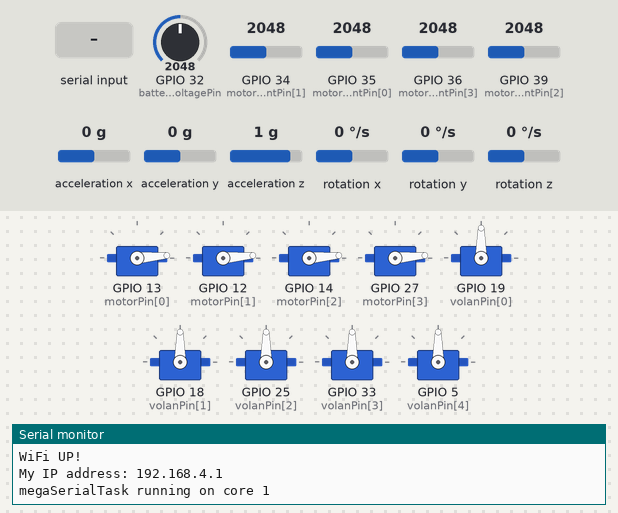
This program was run on a simulated ESP32. On the bench: 9 × servo, the last lines printed to the serial monitor. The inputs (shaded band) are chosen by the test bench; at power-on: GPIO 32 (batteryVoltagePin) = 2048, GPIO 34 (motorCurrentPin[1]) = 2048, GPIO 35 (motorCurrentPin[0]) = 2048, GPIO 36 (motorCurrentPin[3]) = 2048, GPIO 39 (motorCurrentPin[2]) = 2048, acceleration x 0 g, acceleration y 0 g, acceleration z 1 g, rotation x 0 °/s, rotation y 0 °/s, rotation z 0 °/s.

Above: at 8.2 s.
8.3 s: "90,45,200!" received over the second serial link
At 14.1 s:
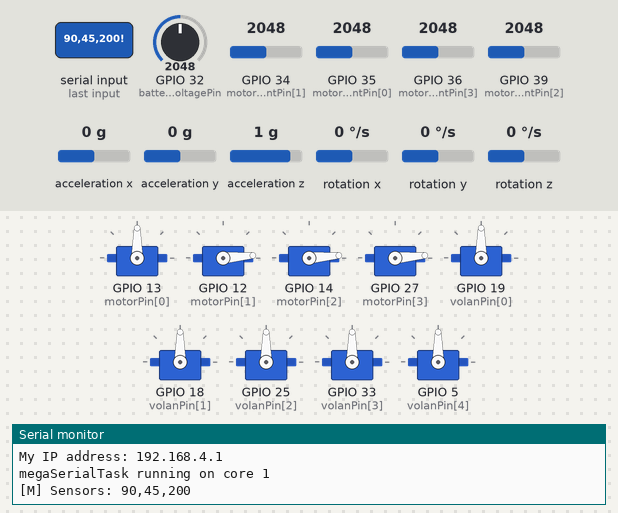
20.5 s: "90,45!" received over the second serial link
24.0 s: "90,45,200,10!" received over the second serial link
At 25.7 s:
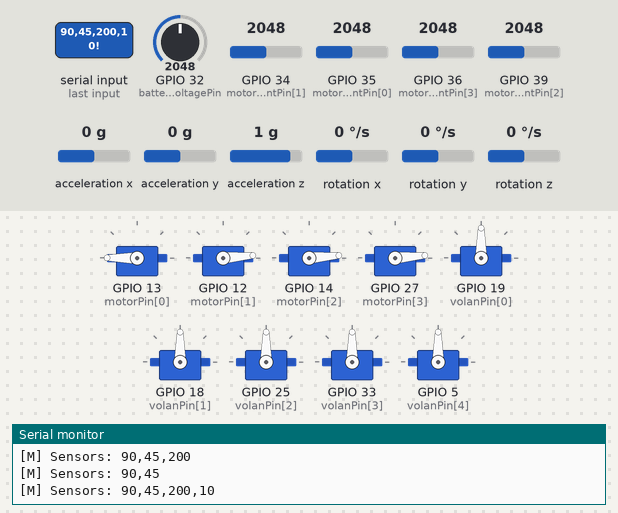
Timing chart, 0 to 32.5 s (numbered marks = the images above; inputs shaded):
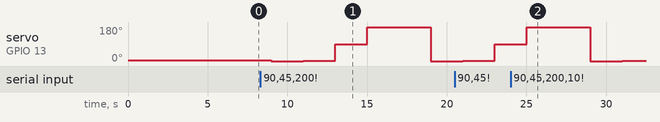

The program:

main.cpp
```cpp
#include <Arduino.h>
#include <ESP32Servo.h>
#include <WiFi.h>
#include <WebSocketsServer.h>
#include <String>
#include <ESPmDNS.h>
#include <WiFiUdp.h>
#include <ArduinoOTA.h>
#include <MPU6050_tockn.h>
#include <Wire.h>

//Task for reading sensor data from Arduino Mega
TaskHandle_t megaSerialTask;
void megaSerialTaskcode( void * pvParameters );

// Constants
const char* ssid = "CS Airlines";
//const char* ssid = "Airlines";
const char* password = "09876543";
String flightCommand = "m:0000s0:090s1:090s2:090s3:090s4:090r:0";

const int motorPin[]={13,12,14,27};
const int volanPin[]={19,18,25,33,5}; //s0-wing-left-19 s1-wing-right-18 s2-tail-left-17 s3-tail-right-16 s4-centar-5
const int motorCurrentPin[]={35,34,39,36};
const int batteryVoltagePin=32;

const int noMotors=4;
const int noVolans=5;
const int adcMax=4095;
const int pwmRes=1023;
const float maxADCVoltage=3.3;

const int lbnd[]={1784,1159,1642,1674};//const int lbnd[]={1765,1159,1628,1633};
const int ubnd[]={1880,1666,1737,2220};

const int lvlmt=30;
const int uvlmt=150;

const float maxBatteryVoltage=12.45;
const float minBatteryVoltage=9.4;
const double batteryCoef=100.0/(maxBatteryVoltage-minBatteryVoltage);
const long batteryVoltageR1=9940;
const long batteryVoltageR2=38200;

const int minMotorCurrent[]={2118,2124,2084,2084};
const int maxMotorCurrent[]={5000,5000,5000,5000};
const int maxCurrentMeter=20;

Servo motor[noMotors];
Servo volan[noVolans];

const int freq = 5000;
const int resolution = 10;

int wing,elevator,rudder;

// Globals
int i,refreshBtn = 0;
int wingsTogether = 1;

int volanAngle[] = {90,90,90,90,90};
long throtle, realThrotle, tempThrotle;
int rawMotorCurrentMeter[4],rawBatteryVoltage,batteryPercentage;
float motorCurrent[4],batteryVoltage;

WebSocketsServer webSocket = WebSocketsServer(80);
int pingPeriod = 200;
unsigned long timeLastPing = 0;

MPU6050 mpu6050(Wire); //Gyro

String megaSerialString;

// Called when receiving any WebSocket message
void onWebSocketEvent(uint8_t num, WStype_t type, uint8_t * payload, size_t length) {
  // Figure out the type of WebSocket event
  switch(type) {
    // Client has disconnected
    case WStype_DISCONNECTED:
      Serial.printf("[%u] Disconnected!\n", num);
      break;
    // New client has connected
    case WStype_CONNECTED:
      {
        IPAddress ip = webSocket.remoteIP(num);
        Serial.printf("[%u] Connection from ", num);
        Serial.println(ip.toString());
      }
      break;

    // Recived message from client
    case WStype_TEXT:
      Serial.printf("[%u] Command: %s\n", num, payload);
      //reinterpret_cast<char*>(payload);
      flightCommand = "" + String(reinterpret_cast<char*>(payload));
      //flightCommand = "m:0000w:000e:000t:000r:0z:1"
      throtle = flightCommand.substring(2,6).toInt();
      wing=flightCommand.substring(8,11).toInt();
      elevator=flightCommand.substring(13,16).toInt();
      rudder=flightCommand.substring(18,21).toInt();
      refreshBtn = flightCommand.substring(23,24).toInt();
      wingsTogether = flightCommand.substring(26,27).toInt();

      volanAngle[0] = 180 - wing;
      if (wingsTogether)
        volanAngle[1] = wing;
      else
        volanAngle[1] = 180 - wing;
      volanAngle[2] = 180 - elevator;
      volanAngle[3] = elevator;
      volanAngle[4] = rudder;

      //webSocket.broadcastTXT(flightCommand.c_str());
      //webSocket.sendTXT(0, flightCommand);
      break;

    // For everything else: do nothing
    case WStype_BIN:
    case WStype_ERROR:
    case WStype_FRAGMENT_TEXT_START:
    case WStype_FRAGMENT_BIN_START:
    case WStype_FRAGMENT:
    case WStype_FRAGMENT_FIN:
    default:
      break;
  }
}

void resetMotors(){
  for(i = 0; i < noMotors;i++){
    motor[i].writeMicroseconds(600);
  }
  delay(2000);
}

void setup() {
  // Start Serial ports
  Serial.begin(115200);
  Serial2.begin(9600);

  // start Gyro
  Wire.begin();

  //create a task that will be executed in the megaSerialTaskcode() function, with priority 1 and executed on core 1
                      // Task function,name of task,Stack size of task,parameter of the task, priority of the task, Task handle to keep track of created task,pin task to core
  xTaskCreatePinnedToCore(megaSerialTaskcode,"megaSerialTask",10000,NULL,1,&megaSerialTask,1);

  //Create access point
  WiFi.softAP(ssid, password);

  //OTA updatee handle
    ArduinoOTA
    .onStart([]() {
      String type;
      if (ArduinoOTA.getCommand() == U_FLASH)
        type = "sketch";
      else // U_SPIFFS
        type = "filesystem";

      // NOTE: if updating SPIFFS this would be the place to unmount SPIFFS using SPIFFS.end()
      Serial.println("Start updating " + type);
    })
    .onEnd([]() {
      Serial.println("\nEnd");
    })
    .onProgress([](unsigned int progress, unsigned int total) {
      Serial.printf("Progress: %u%%\r", (progress / (total / 100)));
    })
    .onError([](ota_error_t error) {
      Serial.printf("Error[%u]: ", error);
      if (error == OTA_AUTH_ERROR) Serial.println("Auth Failed");
      else if (error == OTA_BEGIN_ERROR) Serial.println("Begin Failed");
      else if (error == OTA_CONNECT_ERROR) Serial.println("Connect Failed");
      else if (error == OTA_RECEIVE_ERROR) Serial.println("Receive Failed");
      else if (error == OTA_END_ERROR) Serial.println("End Failed");
    });

  ArduinoOTA.begin();

  // Print our IP address
  Serial.println("WiFi UP!");
  Serial.print("My IP address: ");
  Serial.println(WiFi.softAPIP());

  for(i = 0; i < noMotors; i++){
    motor[i].attach(motorPin[i]);
  }
  resetMotors();

  for(i = 0; i < noVolans; i++){
    volan[i].attach(volanPin[i]);
  }

  mpu6050.begin();
  mpu6050.calcGyroOffsets();
  pinMode(batteryVoltagePin,INPUT);

  for(i = 0; i < noMotors; i++){
    pinMode(motorCurrentPin[i],INPUT);
  }

  // Start WebSocket server and assign callback
  webSocket.begin();
  webSocket.onEvent(onWebSocketEvent);

 delay(2000);
}

//megaSerialTaskcode: blinks an LED every 700 ms
void megaSerialTaskcode( void * pvParameters ){
  if(Serial.availableForWrite()){
    Serial.print("megaSerialTask running on core ");
    Serial.println(xPortGetCoreID());
  }

  for(;;){
    // put your main code here, to run repeatedly:
    if(Serial2.available()){
      megaSerialString = Serial2.readStringUntil('!');
	    megaSerialString = "[M] Sensors: " + megaSerialString;
      if(Serial.availableForWrite()){
        Serial.println(megaSerialString);
      }
    }
	delay(200);
  }
}

void loop() {
    //OTA update handle
  ArduinoOTA.handle();

  // Look to handle WebSocket data
  webSocket.loop();

  if(refreshBtn)
    resetMotors();

  tempThrotle=throtle;
  /*
  for(i = 0; i < noMotors;i++){
    realThrotle=map(tempThrotle,0,100,lbnd[i],ubnd[i]);
    if(tempThrotle==0)
      motor[i].writeMicroseconds(lbnd[i]-100);
    else
      motor[i].writeMicroseconds(realThrotle);
  }
  */
  delay(2000);
  motor[0].write(0);
  delay(2000);
  motor[0].write(1);
  delay(2000);
  motor[0].write(90);
  delay(2000);
  motor[0].write(180);
  delay(2000);
  motor[0].write(360);

  rawBatteryVoltage=analogRead(batteryVoltagePin);
  float Vin=rawBatteryVoltage*maxADCVoltage/adcMax;
  batteryVoltage=Vin*(batteryVoltageR1+batteryVoltageR2)/batteryVoltageR1;
  batteryPercentage=batteryVoltage*batteryCoef-minBatteryVoltage*batteryCoef;
  batteryPercentage=constrain(batteryPercentage,1,100);

  for(i = 0; i < noMotors;i++){
    rawMotorCurrentMeter[i]=analogRead(motorCurrentPin[i]);
    motorCurrent[i]=map(rawMotorCurrentMeter[i],minMotorCurrent[i],adcMax,0.0,maxCurrentMeter);
  }

  for(i=0;i<noVolans;i++){
    volan[i].write(constrain(map(volanAngle[i],0,180,lvlmt,uvlmt),lvlmt,uvlmt));
  }

  //get Gyro reading
  mpu6050.update();

  //ping connected clients
  if(millis() > timeLastPing + pingPeriod){
    double iks=mpu6050.getAngleX();
    double ipsilon=mpu6050.getAngleY();
        timeLastPing = millis();
        webSocket.broadcastTXT(megaSerialString +
        "offsetX: " + String(mpu6050.getGyroXoffset() ) + "offsetY: " + String(mpu6050.getGyroYoffset()) +
        "rawBatteryVoltage: " + String(rawBatteryVoltage) + " batteryVoltage: " + String(batteryVoltage) + " bateryPercantage: " + String(batteryPercentage) + " Vin " + String(Vin)+
        "Angle X: " + String(iks) + "Angle Y: " + String(ipsilon));
    }
    // if(millis()>30000){
    //   for(i = 0; i < noMotors;i++){
    //     motor[i].writeMicroseconds(lbnd[i]-100);
    //   }
    //   volan[0].write(90);
    //   volan[1].write(90);
    //   volan[2].write(uvlmt);
    //   volan[3].write(lvlmt);
    //   while(1);
    // }
}
```
